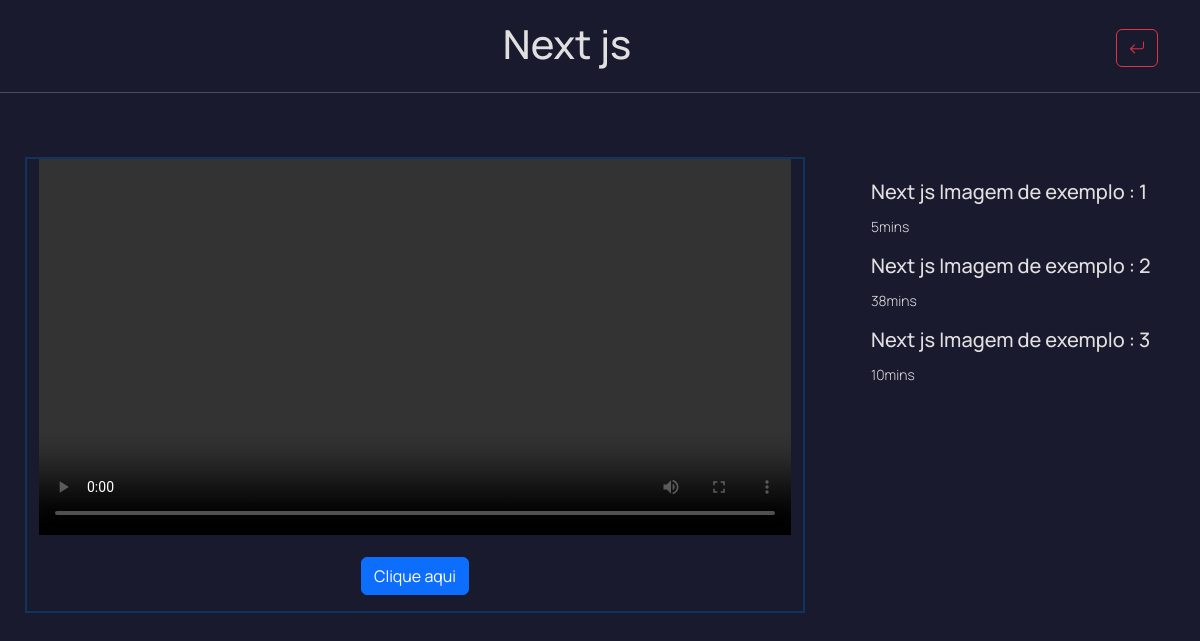
Screenshot of /projetos/videos.php?id=4 (signed in) with the database file from the repository.
### tables this page shows
CREATE TABLE videos (
    id INT PRIMARY KEY AUTO_INCREMENT,
    video VARCHAR(100) NOT NULL,
    imag VARCHAR(100) NOT NULL,
    tema VARCHAR(50) NOT NULL,
    title VARCHAR(50) NOT NULL,
    imag1 VARCHAR(100) NOT NULL,
    imag2 VARCHAR(100) NOT NULL,
    imag3 VARCHAR(100) NOT NULL,
    minut VARCHAR(20) NOT NULL,
    minut2 VARCHAR(20) NOT NULL,
    minut3 VARCHAR(20) NOT NULL,
    descr VARCHAR(100) NOT NULL,
    descr2 VARCHAR(100) NOT NULL,
    descr3 VARCHAR(100) NOT NULL
);

### projetos/videos.php (the view, shortened to what this page needs)
<?php
include('protect.php');
$sql ="SELECT * from videos where id=$_GET[id] ";
$resultado = $ligacao ->query($sql);
$registro = $resultado->fetch_assoc();
?>
<!DOCTYPE html>
<html lang="en">
<head>
    <link rel="stylesheet" href="https://cdn.jsdelivr.net/npm/bootstrap-icons@1.11.3/font/bootstrap-icons.min.css">
    <link href="https://cdn.jsdelivr.net/npm/bootstrap@5.3.3/dist/css/bootstrap.min.css" rel="stylesheet">
    <link rel="stylesheet" href="../estilos/videos-styles.css">
</head>
<body>
<div class="container">
    <div class="row align-items-center">
        <div class="col text-center">
            <h1><?php echo $registro['title'] ?></h1>
        </div>
        <div class="col-auto">
            <a href="../projetos/index.php">
                <button type="button" class="btn btn-outline-danger">
                    <i class="bi bi-arrow-return-left"></i>
                </button>
            </a>
        </div>
    </div>
</div>
<hr>
<main>
    <div class="container-fluid">
        <div class="row video-section">
            <div class="video-container mt-5">
                <video class="w-100" controls>
                    <source src="<?php echo $registro['video'] ?>" type="video/mp4">
                </video>
                <div class="text-center mt-3 mb-3">
                    <button id="completeButton" class="btn btn-primary">Clique aqui</button>
                </div>
            </div>
            <div class="sidebar mt-5">
                <div class=" list-group">
                    <a href="#collapseVideo1" class="list-group-item list-group-item-action " data-bs-toggle="collapse">
                        <h5><?php echo $registro['descr'] ?></h5>
                        <small><?php echo $registro['minut'] ?></small>
                    </a>
                    <a href="#collapseVideo2" class="list-group-item list-group-item-action" data-bs-toggle="collapse">
                        <h5><?php echo $registro['descr2'] ?></h5>
                        <small><?php echo $registro['minut2'] ?></small>
                    </a>
                    <a href="#collapseVideo3" class="cardTop list-group-item list-group-item-action bg-" data-bs-toggle="collapse">
                        <h5><?php echo $registro['descr3'] ?></h5>
                        <small><?php echo $registro['minut3'] ?></small>
                    </a>
                </div>
            </div>
        </div>
    </div>
</main>
</body>
</html>

### estilos/videos-styles.css (style rules this page uses)
:root { --color-background: #1a1a2e; --color-letrasBrancas: #e0e0e0; --color-caixaPesqu: #162447; --color-highlight: #0f3460; --color-button: #e94560; }
* { margin: 0; padding: 0; box-sizing: border-box; }
body { background-color: var(--color-background); color: var(--color-letrasBrancas); font-family: "Manrope", sans-serif; font-weight: 300; }
.container { margin-top: 20px; }
.video-container { border: 2px solid var(--color-highlight); overflow: hidden; width: 100%; margin-left: 25px; }
.sidebar { color: var(--color-background); padding: 15px; border-radius: 5px; }
.list-group-item { background-color: var(--color-background) !important; color: var(--color-letrasBrancas); border: none; }
.sidebar h5 { margin-bottom: 10px; }
@media (min-width: 992px) { .video-section { display: flex; justify-content: space-between; } }
@media (min-width: 992px) { .video-container { width: 65%; } }
@media (min-width: 992px) { .sidebar { width: 30%; margin-left: 20px; } }

### rows the page displays
videos: title "Next js", descr "Next js Imagem de exemplo : 1", minut "5mins", descr2 "Next js Imagem de exemplo : 2", minut2 "38mins", descr3 "Next js Imagem de exemplo : 3", minut3 "10mins"
